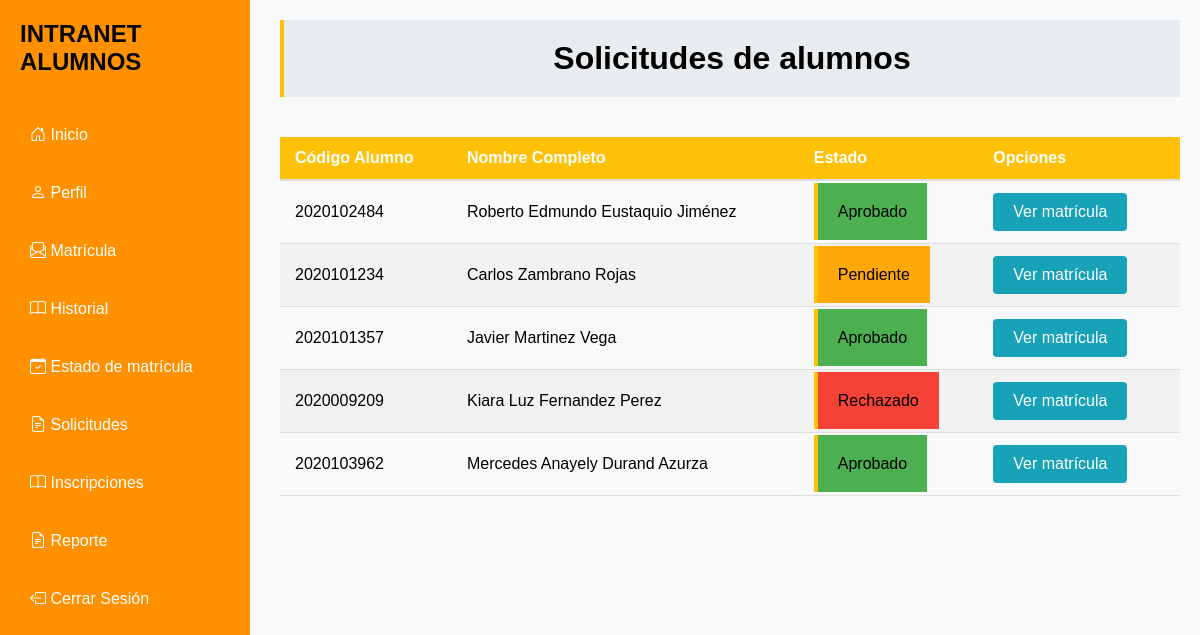
Before: /solicitud/ (signed in) with the older database file.
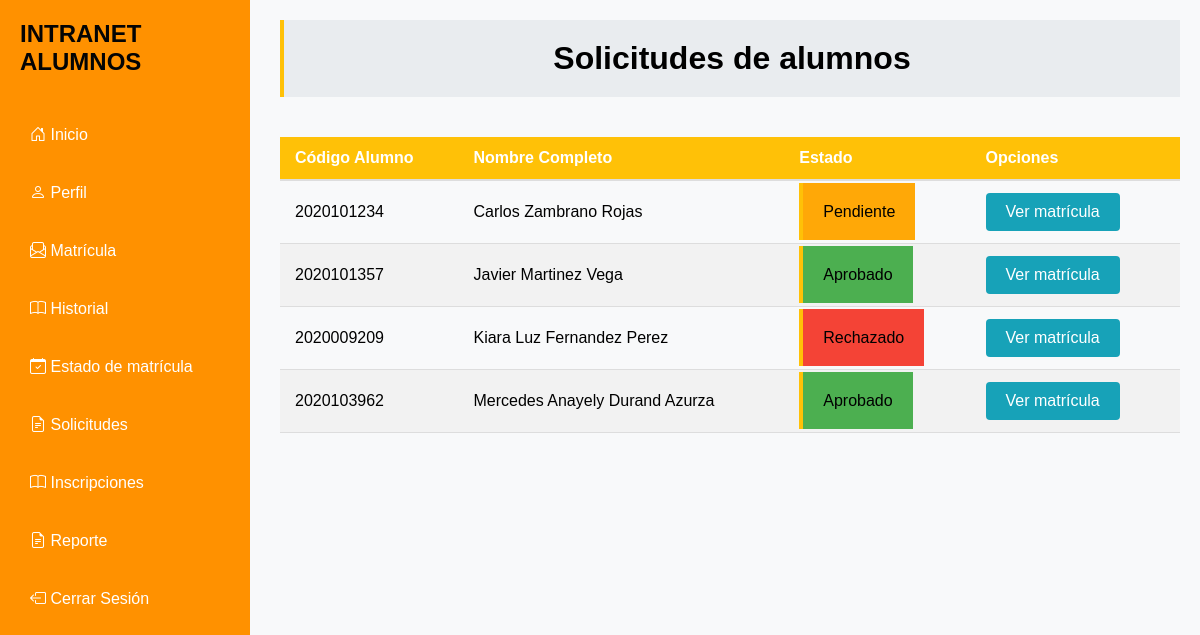
After: the same page with the newer database file.
### App/models.py (models this page shows, shortened)
class Matricula(models.Model):
    id_matricula = models.AutoField(primary_key=True)
    alumno = models.ForeignKey(Alumno, on_delete=models.CASCADE)
    cursos = models.ManyToManyField(Curso)
    boucher = models.ManyToManyField(Boucher)
    plan = models.ForeignKey(Plan, on_delete=models.CASCADE)
    fecha_matricula = models.DateTimeField(default=timezone.now)
    estado = models.CharField(max_length=20, default='pendiente')
    mensaje_rechazo = models.TextField(blank=True, null=True)
    mensaje_aprobacion = models.TextField(blank=True, null=True)

class Alumno(models.Model):
    id_alumno = models.AutoField(primary_key=True)
    codigo = models.CharField(max_length=10, default=1)
    plan = models.ForeignKey(Plan, on_delete=models.CASCADE)
    nombres = models.CharField(max_length=100)
    apellido_paterno = models.CharField(max_length=100)
    apellido_materno = models.CharField(max_length=100)
    dni = models.CharField(max_length=8)
    correo = models.EmailField(max_length=100)
    celular = models.CharField(max_length=9)
    escuela = models.ForeignKey(Escuela, on_delete=models.CASCADE)
    anio = models.IntegerField(default=1)

### App/views.py (the view)
# urls.py: path('solicitud/', views.solicitud, name='solicitud'),
@login_required
@consejero_required
def solicitud(request):
    matriculas = Matricula.objects.filter(
        id_matricula__in=Matricula.objects.values('alumno').annotate(ultima_matricula=Max('id_matricula')).values('ultima_matricula')
    ).select_related('alumno').order_by('-fecha_matricula')
    context = {
        'matriculas': matriculas
    }
    return render(request, 'solicitud.html', context)

### App/templates/solicitud.html
{% extends 'base.html' %}
{% block content %}
<div class="Datos_Matricula" style="margin-left: 260px;">
    <h1>Solicitudes de alumnos</h1>
    <table class="tabla-canasta">
        <thead>
            <tr>
                <th>Código Alumno</th>
                <th>Nombre Completo</th>
                <th>Estado</th>
                <th>Opciones</th>
            </tr>
        </thead>
        <tbody>
            {% for matricula in matriculas %}
            <tr>
                <td>{{ matricula.alumno.codigo }}</td>
                <td>{{ matricula.alumno.nombres }} {{ matricula.alumno.apellido_paterno }} {{ matricula.alumno.apellido_materno }}</td>
                <td>
                    <span class="estado {% if matricula.estado == 'pendiente' %}pendiente{% elif matricula.estado == 'aprobado' %}aprobado{% elif matricula.estado == 'rechazado' %}rechazado{% endif %}">
                        {% if matricula.estado == 'pendiente' %}
                            Pendiente
                        {% elif matricula.estado == 'aprobado' %}
                            Aprobado
                        {% elif matricula.estado == 'rechazado' %}
                            Rechazado
                        {% else %}
                            Desconocido
                        {% endif %}
                    </span>
                </td>
                <td>
                    <a href="{% url 'ver_matricula' matricula.id_matricula %}" class="btn btn-primary">Ver matrícula</a>
                </td>
            </tr>
            {% empty %}
            <tr>
                <td colspan="8">No hay alumnos con matrículas guardadas.</td>
            </tr>
            {% endfor %}
        </tbody>
    </table>
</div>
{% endblock %}

### App/templates/base.html (shortened to what this page needs)
<!DOCTYPE html>
<html lang="en">
<head>
    <link rel="stylesheet" href="https://cdn.jsdelivr.net/npm/bootstrap-icons@1.11.3/font/bootstrap-icons.min.css">
    <link rel="stylesheet" href="https://cdnjs.cloudflare.com/ajax/libs/font-awesome/6.6.0/css/all.min.css">
</head>
<body>
    <main class="barra">
        <div class="container">
            <aside class="sidebar">
                <div class="sidebar-header">
                    <h2>INTRANET ALUMNOS</h2>
                </div>
                <nav>
                    <ul>
                        <li class="nav-link">
                            <a href="{% url 'home' %}">
                                <i class="bi bi-house-door"></i>
                                Inicio
                            </a>
                        </li>
                        <li class="nav-link">
                            <a href="{% url 'perfil' username=request.user.username %}">
                                <i class="bi bi-person"></i>
                                Perfil
                            </a>
                        </li>
                        <li class="nav-link">
                            <a href="{% url 'matricula' %}">
                                <i class="bi bi-envelope-paper"></i>
                                Matrícula
                            </a>
                        </li>
                        <li class="nav-link">
                            <a href="{% url 'historial' %}">
                                <i class="bi bi-book"></i>
                                Historial
                            </a>
                        </li>
                        <li class="nav-link">
                            <a href="{% url 'estado_matricula' %}">
                                <i class="bi bi-calendar-check"></i>
                                Estado de matrícula
                            </a>
                        </li>
                        <li class="nav-link">
                            <a href="{% url 'solicitud' %}">
                                <i class="bi bi-file-earmark-text"></i>
                                Solicitudes
                            </a>
                        </li>
                        <li class="nav-link">
                            <a href="{% url 'inscripciones' %}">
                                <i class="bi bi-book"></i>
                                Inscripciones
                            </a>
                        </li>
                        <li class="nav-link">
                            <a href="{% url 'reporte' %}">
                                <i class="bi bi-file-earmark-text"></i>
                                Reporte
                            </a>
                        </li>
                        <li class="nav-link">
                            <a href="{% url 'signout' %}">
                                <i class="bi bi-box-arrow-left"></i>
                                Cerrar Sesión
                            </a>
                        </li>
                    </ul>
                </nav>
            </aside>
        <div class="content">
            <div class="container ml-8">
                {% block content %}
                {% endblock %}
            </div>
        </div>
    </main>
</body>
</html>

### App/templates/base.html (style rules this page uses)
* { margin: 0; padding: 0; box-sizing: border-box; font-family: Arial, sans-serif; }
body { display: flex; min-height: 100vh; }
.container { display: flex; width: 100%; height: 100%; }
.sidebar { width: 250px; background-color: #ff9100; color: white; padding: 20px; display: flex; flex-direction: column; align-items: flex-start; position: fixed; height: 100%; left: 0; top: 0; }
.sidebar-header h2 { color: #040404; }
nav ul { list-style: none; padding: 20px 0; }
nav ul li { margin: 20px 0; }
nav ul li a { color: #ffffff; text-decoration: none; display: block; padding: 10px; border-radius: 4px; transition: background-color 0.3s; }
.barra { flex-grow: 1; background-color: #f8f9fa; }
.content { margin-top: 20px; }
.btn { display: inline-block; padding: 10px 20px; margin-right: 10px; background-color: #17a2b8; color: white; text-decoration: none; border-radius: 4px; transition: background-color 0.3s; }
.calendar, .news, .estado { background-color: #e9ecef; padding: 20px; margin-bottom: 20px; border-left: 4px solid #ffc107; text-align: center; }
.content { width: 100%; }
.Datos_Matricula h1, .Historial_Matricula h1 { background-color: #e9ecef; padding: 20px; border-left: 4px solid #ffc107; text-align: center; }
.Datos_Matricula, .Historial_Matricula { width: calc(100% - 240px); margin-left: 240px; margin-top: -20px; padding: 20px; display: flex; flex-direction: column; gap: 20px; }
a { text-decoration: none; color: #138496; }
.tabla-canasta { width: 100%; border-collapse: collapse; margin-top: 20px; }
.tabla-canasta th, .tabla-canasta td { padding: 12px 15px; text-align: left; }
.tabla-canasta thead { background-color: #ffc107; color: white; }
.tabla-canasta tbody tr:nth-child(even) { background-color: #f2f2f2; }
.tabla-canasta th { font-weight: bold; border-bottom: 2px solid #ddd; }
.tabla-canasta td { border-bottom: 1px solid #ddd; }
.estado { background-color: #e9ecef; padding: 20px; border-left: 4px solid #ffc107; text-align: center; }
.aprobado { background-color: #4CAF50; }
.rechazado { background-color: #F44336; }
.pendiente { background-color: #ffa807; }

Changed rows visible on the page:
removed Matricula: alumno.codigo "2020102484", alumno.nombres "Roberto Edmundo", alumno.apellido_paterno "Eustaquio", alumno.apellido_materno "Jiménez", estado "Aprobado"
